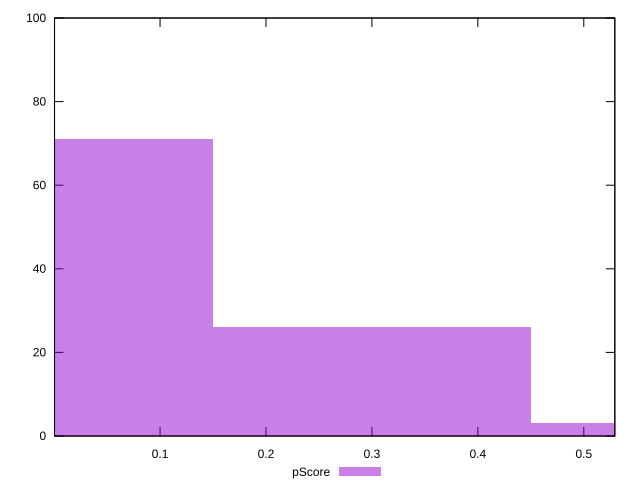

This chart was generated by the following gnuplot code:
reset

$pScore <<EOF
0 71
0.6005065020952185 3
0.30025325104760925 26
EOF

set key outside below
set boxwidth 0.30025325104760925
set xrange [0.00038663396251659155:0.5292942021785054]
set yrange [0:100]
set trange [0:100]
set style fill transparent solid 0.5 noborder
set terminal svg size 640, 490 enhanced background rgb 'white'
set output "report_00015_2021-02-09T16-11-33.973Z/total-blocking-time/samples/pages+cached/pScore/histogram.svg"

plot $pScore title "pScore" with boxes

reset
